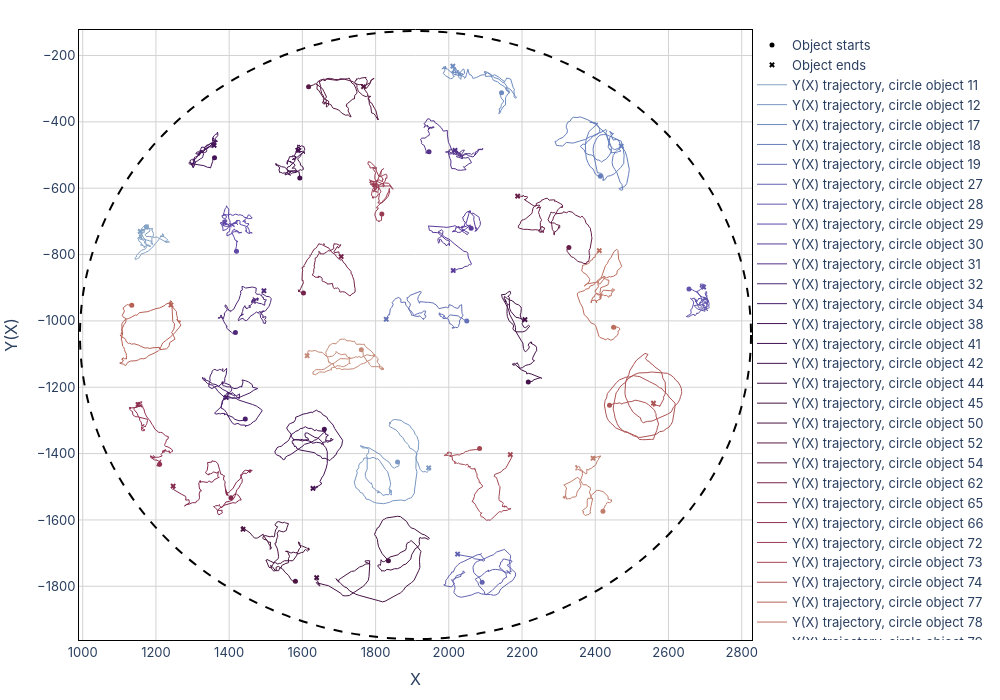

Notebook code cell kept with this figure:
### Code cell
figure = AllTrajectoriesFigure(coord_data=coord_data, colors = colors, robots_form=robots_form,  time_period=time_period, save_flag=False)
figure.space_trajectories()
#figure.temporal_trajectories()
#figure.robots_moving()

### Figure 1 — Plotly figure (JSON) as saved in the notebook; plotly's stock layout.template omitted (floating-point values rounded to 4 significant figures; data arrays with more than 128 entries replaced by an {"elided": "..."} marker saying what was removed)
{"data": [{"line": {"color": "black", "width": 1}, "marker": {"color": "black", "size": 5, "symbol": "circle"}, "mode": "markers", "name": "Object starts", "showlegend": true, "type": "scatter", "x": [null], "y": [null]}, {"line": {"color": "black", "width": 1}, "marker": {"color": "black", "size": 5, "symbol": "x"}, "mode": "markers", "name": "Object ends", "showlegend": true, "type": "scatter", "x": [null], "y": [null]}, {"line": {"color": "rgb(132, 162, 196)", "width": 1}, "mode": "lines", "name": "Y(X) trajectory, circle object 11", "type": "scatter", "x": {"elided": "200 int values"}, "xaxis": "x", "y": {"elided": "200 int values"}, "yaxis": "y"}, {"line": {"color": "black", "width": 1}, "marker": {"color": "rgb(132, 162, 196)", "size": 5, "symbol": "circle"}, "mode": "markers", "name": "Object starts", "showlegend": false, "type": "scatter", "x": [1174], "y": [-717]}, {"line": {"color": "black", "width": 1}, "marker": {"color": "rgb(132, 162, 196)", "size": 5, "symbol": "x"}, "mode": "markers", "name": "Object ends", "showlegend": false, "type": "scatter", "x": [1157], "y": [-730]}, {"line": {"color": "rgb(121, 151, 194)", "width": 1}, "mode": "lines", "name": "Y(X) trajectory, circle object 12", "type": "scatter", "x": {"elided": "200 int values"}, "xaxis": "x", "y": {"elided": "200 int values"}, "yaxis": "y"}, {"line": {"color": "black", "width": 1}, "marker": {"color": "rgb(121, 151, 194)", "size": 5, "symbol": "circle"}, "mode": "markers", "name": "Object starts", "showlegend": false, "type": "scatter", "x": [1860], "y": [-1425]}, {"line": {"color": "black", "width": 1}, "marker": {"color": "rgb(121, 151, 194)", "size": 5, "symbol": "x"}, "mode": "markers", "name": "Object ends", "showlegend": false, "type": "scatter", "x": [1945], "y": [-1443]}, {"line": {"color": "rgb(109, 139, 191)", "width": 1}, "mode": "lines", "name": "Y(X) trajectory, circle object 17", "type": "scatter", "x": {"elided": "200 int values"}, "xaxis": "x", "y": {"elided": "200 int values"}, "yaxis": "y"}, {"line": {"color": "black", "width": 1}, "marker": {"color": "rgb(109, 139, 191)", "size": 5, "symbol": "circle"}, "mode": "markers", "name": "Object starts", "showlegend": false, "type": "scatter", "x": [2144], "y": [-312]}, {"line": {"color": "black", "width": 1}, "marker": {"color": "rgb(109, 139, 191)", "size": 5, "symbol": "x"}, "mode": "markers", "name": "Object ends", "showlegend": false, "type": "scatter", "x": [2011], "y": [-232]}, {"line": {"color": "rgb(102, 127, 188)", "width": 1}, "mode": "lines", "name": "Y(X) trajectory, circle object 18", "type": "scatter", "x": {"elided": "200 int values"}, "xaxis": "x", "y": {"elided": "200 int values"}, "yaxis": "y"}, {"line": {"color": "black", "width": 1}, "marker": {"color": "rgb(102, 127, 188)", "size": 5, "symbol": "circle"}, "mode": "markers", "name": "Object starts", "showlegend": false, "type": "scatter", "x": [2414], "y": [-564]}, {"line": {"color": "black", "width": 1}, "marker": {"color": "rgb(102, 127, 188)", "size": 5, "symbol": "x"}, "mode": "markers", "name": "Object ends", "showlegend": false, "type": "scatter", "x": [2471], "y": [-473]}, {"line": {"color": "rgb(100, 113, 182)", "width": 1}, "mode": "lines", "name": "Y(X) trajectory, circle object 19", "type": "scatter", "x": {"elided": "200 int values"}, "xaxis": "x", "y": {"elided": "200 int values"}, "yaxis": "y"}, {"line": {"color": "black", "width": 1}, "marker": {"color": "rgb(100, 113, 182)", "size": 5, "symbol": "circle"}, "mode": "markers", "name": "Object starts", "showlegend": false, "type": "scatter", "x": [2049], "y": [-1000]}, {"line": {"color": "black", "width": 1}, "marker": {"color": "rgb(100, 113, 182)", "size": 5, "symbol": "x"}, "mode": "markers", "name": "Object ends", "showlegend": false, "type": "scatter", "x": [1829], "y": [-995]}, {"line": {"color": "rgb(98, 99, 177)", "width": 1}, "mode": "lines", "name": "Y(X) trajectory, circle object 27", "type": "scatter", "x": {"elided": "200 int values"}, "xaxis": "x", "y": {"elided": "200 int values"}, "yaxis": "y"}, {"line": {"color": "black", "width": 1}, "marker": {"color": "rgb(98, 99, 177)", "size": 5, "symbol": "circle"}, "mode": "markers", "name": "Object starts", "showlegend": false, "type": "scatter", "x": [2091], "y": [-1788]}, {"line": {"color": "black", "width": 1}, "marker": {"color": "rgb(98, 99, 177)", "size": 5, "symbol": "x"}, "mode": "markers", "name": "Object ends", "showlegend": false, "type": "scatter", "x": [2024], "y": [-1703]}, {"line": {"color": "rgb(97, 85, 172)", "width": 1}, "mode": "lines", "name": "Y(X) trajectory, circle object 28", "type": "scatter", "x": {"elided": "200 int values"}, "xaxis": "x", "y": {"elided": "200 int values"}, "yaxis": "y"}, {"line": {"color": "black", "width": 1}, "marker": {"color": "rgb(97, 85, 172)", "size": 5, "symbol": "circle"}, "mode": "markers", "name": "Object starts", "showlegend": false, "type": "scatter", "x": [2656], "y": [-904]}, {"line": {"color": "black", "width": 1}, "marker": {"color": "rgb(97, 85, 172)", "size": 5, "symbol": "x"}, "mode": "markers", "name": "Object ends", "showlegend": false, "type": "scatter", "x": [2696], "y": [-898]}, {"line": {"color": "rgb(95, 72, 167)", "width": 1}, "mode": "lines", "name": "Y(X) trajectory, circle object 29", "type": "scatter", "x": {"elided": "200 int values"}, "xaxis": "x", "y": {"elided": "200 int values"}, "yaxis": "y"}, {"line": {"color": "black", "width": 1}, "marker": {"color": "rgb(95, 72, 167)", "size": 5, "symbol": "circle"}, "mode": "markers", "name": "Object starts", "showlegend": false, "type": "scatter", "x": [1420], "y": [-790]}, {"line": {"color": "black", "width": 1}, "marker": {"color": "rgb(95, 72, 167)", "size": 5, "symbol": "x"}, "mode": "markers", "name": "Object ends", "showlegend": false, "type": "scatter", "x": [1388], "y": [-703]}, {"line": {"color": "rgb(90, 60, 154)", "width": 1}, "mode": "lines", "name": "Y(X) trajectory, circle object 30", "type": "scatter", "x": {"elided": "200 int values"}, "xaxis": "x", "y": {"elided": "200 int values"}, "yaxis": "y"}, {"line": {"color": "black", "width": 1}, "marker": {"color": "rgb(90, 60, 154)", "size": 5, "symbol": "circle"}, "mode": "markers", "name": "Object starts", "showlegend": false, "type": "scatter", "x": [2061], "y": [-721]}, {"line": {"color": "black", "width": 1}, "marker": {"color": "rgb(90, 60, 154)", "size": 5, "symbol": "x"}, "mode": "markers", "name": "Object ends", "showlegend": false, "type": "scatter", "x": [2012], "y": [-848]}, {"line": {"color": "rgb(84, 50, 138)", "width": 1}, "mode": "lines", "name": "Y(X) trajectory, circle object 31", "type": "scatter", "x": {"elided": "200 int values"}, "xaxis": "x", "y": {"elided": "200 int values"}, "yaxis": "y"}, {"line": {"color": "black", "width": 1}, "marker": {"color": "rgb(84, 50, 138)", "size": 5, "symbol": "circle"}, "mode": "markers", "name": "Object starts", "showlegend": false, "type": "scatter", "x": [1946], "y": [-490]}, {"line": {"color": "black", "width": 1}, "marker": {"color": "rgb(84, 50, 138)", "size": 5, "symbol": "x"}, "mode": "markers", "name": "Object ends", "showlegend": false, "type": "scatter", "x": [2017], "y": [-486]}, {"line": {"color": "rgb(78, 40, 121)", "width": 1}, "mode": "lines", "name": "Y(X) trajectory, circle object 32", "type": "scatter", "x": {"elided": "200 int values"}, "xaxis": "x", "y": {"elided": "200 int values"}, "yaxis": "y"}, {"line": {"color": "black", "width": 1}, "marker": {"color": "rgb(78, 40, 121)", "size": 5, "symbol": "circle"}, "mode": "markers", "name": "Object starts", "showlegend": false, "type": "scatter", "x": [1417], "y": [-1035]}, {"line": {"color": "black", "width": 1}, "marker": {"color": "rgb(78, 40, 121)", "size": 5, "symbol": "x"}, "mode": "markers", "name": "Object ends", "showlegend": false, "type": "scatter", "x": [1495], "y": [-909]}, {"line": {"color": "rgb(73, 29, 105)", "width": 1}, "mode": "lines", "name": "Y(X) trajectory, circle object 34", "type": "scatter", "x": {"elided": "200 int values"}, "xaxis": "x", "y": {"elided": "200 int values"}, "yaxis": "y"}, {"line": {"color": "black", "width": 1}, "marker": {"color": "rgb(73, 29, 105)", "size": 5, "symbol": "circle"}, "mode": "markers", "name": "Object starts", "showlegend": false, "type": "scatter", "x": [1444], "y": [-1296]}, {"line": {"color": "black", "width": 1}, "marker": {"color": "rgb(73, 29, 105)", "size": 5, "symbol": "x"}, "mode": "markers", "name": "Object ends", "showlegend": false, "type": "scatter", "x": [1392], "y": [-1231]}, {"line": {"color": "rgb(67, 19, 89)", "width": 1}, "mode": "lines", "name": "Y(X) trajectory, circle object 38", "type": "scatter", "x": {"elided": "200 int values"}, "xaxis": "x", "y": {"elided": "200 int values"}, "yaxis": "y"}, {"line": {"color": "black", "width": 1}, "marker": {"color": "rgb(67, 19, 89)", "size": 5, "symbol": "circle"}, "mode": "markers", "name": "Object starts", "showlegend": false, "type": "scatter", "x": [1360], "y": [-508]}, {"line": {"color": "black", "width": 1}, "marker": {"color": "rgb(67, 19, 89)", "size": 5, "symbol": "x"}, "mode": "markers", "name": "Object ends", "showlegend": false, "type": "scatter", "x": [1359], "y": [-471]}, {"line": {"color": "rgb(67, 18, 83)", "width": 1}, "mode": "lines", "name": "Y(X) trajectory, circle object 41", "type": "scatter", "x": {"elided": "200 int values"}, "xaxis": "x", "y": {"elided": "200 int values"}, "yaxis": "y"}, {"line": {"color": "black", "width": 1}, "marker": {"color": "rgb(67, 18, 83)", "size": 5, "symbol": "circle"}, "mode": "markers", "name": "Object starts", "showlegend": false, "type": "scatter", "x": [1660], "y": [-1327]}, {"line": {"color": "black", "width": 1}, "marker": {"color": "rgb(67, 18, 83)", "size": 5, "symbol": "x"}, "mode": "markers", "name": "Object ends", "showlegend": false, "type": "scatter", "x": [1629], "y": [-1505]}, {"line": {"color": "rgb(68, 18, 78)", "width": 1}, "mode": "lines", "name": "Y(X) trajectory, circle object 42", "type": "scatter", "x": {"elided": "200 int values"}, "xaxis": "x", "y": {"elided": "200 int values"}, "yaxis": "y"}, {"line": {"color": "black", "width": 1}, "marker": {"color": "rgb(68, 18, 78)", "size": 5, "symbol": "circle"}, "mode": "markers", "name": "Object starts", "showlegend": false, "type": "scatter", "x": [1593], "y": [-569]}, {"line": {"color": "black", "width": 1}, "marker": {"color": "rgb(68, 18, 78)", "size": 5, "symbol": "x"}, "mode": "markers", "name": "Object ends", "showlegend": false, "type": "scatter", "x": [1589], "y": [-486]}, {"line": {"color": "rgb(69, 19, 73)", "width": 1}, "mode": "lines", "name": "Y(X) trajectory, circle object 44", "type": "scatter", "x": {"elided": "200 int values"}, "xaxis": "x", "y": {"elided": "200 int values"}, "yaxis": "y"}, {"line": {"color": "black", "width": 1}, "marker": {"color": "rgb(69, 19, 73)", "size": 5, "symbol": "circle"}, "mode": "markers", "name": "Object starts", "showlegend": false, "type": "scatter", "x": [2217], "y": [-1184]}, {"line": {"color": "black", "width": 1}, "marker": {"color": "rgb(69, 19, 73)", "size": 5, "symbol": "x"}, "mode": "markers", "name": "Object ends", "showlegend": false, "type": "scatter", "x": [2208], "y": [-996]}, {"line": {"color": "rgb(70, 19, 68)", "width": 1}, "mode": "lines", "name": "Y(X) trajectory, circle object 45", "type": "scatter", "x": {"elided": "200 int values"}, "xaxis": "x", "y": {"elided": "200 int values"}, "yaxis": "y"}, {"line": {"color": "black", "width": 1}, "marker": {"color": "rgb(70, 19, 68)", "size": 5, "symbol": "circle"}, "mode": "markers", "name": "Object starts", "showlegend": false, "type": "scatter", "x": [1835], "y": [-1723]}, {"line": {"color": "black", "width": 1}, "marker": {"color": "rgb(70, 19, 68)", "size": 5, "symbol": "x"}, "mode": "markers", "name": "Object ends", "showlegend": false, "type": "scatter", "x": [1639], "y": [-1774]}, {"line": {"color": "rgb(73, 20, 64)", "width": 1}, "mode": "lines", "name": "Y(X) trajectory, circle object 50", "type": "scatter", "x": {"elided": "200 int values"}, "xaxis": "x", "y": {"elided": "200 int values"}, "yaxis": "y"}, {"line": {"color": "black", "width": 1}, "marker": {"color": "rgb(73, 20, 64)", "size": 5, "symbol": "circle"}, "mode": "markers", "name": "Object starts", "showlegend": false, "type": "scatter", "x": [1581], "y": [-1785]}, {"line": {"color": "black", "width": 1}, "marker": {"color": "rgb(73, 20, 64)", "size": 5, "symbol": "x"}, "mode": "markers", "name": "Object ends", "showlegend": false, "type": "scatter", "x": [1438], "y": [-1628]}, {"line": {"color": "rgb(88, 25, 68)", "width": 1}, "mode": "lines", "name": "Y(X) trajectory, circle object 52", "type": "scatter", "x": {"elided": "200 int values"}, "xaxis": "x", "y": {"elided": "200 int values"}, "yaxis": "y"}, {"line": {"color": "black", "width": 1}, "marker": {"color": "rgb(88, 25, 68)", "size": 5, "symbol": "circle"}, "mode": "markers", "name": "Object starts", "showlegend": false, "type": "scatter", "x": [1617], "y": [-294]}, {"line": {"color": "black", "width": 1}, "marker": {"color": "rgb(88, 25, 68)", "size": 5, "symbol": "x"}, "mode": "markers", "name": "Object ends", "showlegend": false, "type": "scatter", "x": [1767], "y": [-294]}, {"line": {"color": "rgb(102, 30, 71)", "width": 1}, "mode": "lines", "name": "Y(X) trajectory, circle object 54", "type": "scatter", "x": {"elided": "200 int values"}, "xaxis": "x", "y": {"elided": "200 int values"}, "yaxis": "y"}, {"line": {"color": "black", "width": 1}, "marker": {"color": "rgb(102, 30, 71)", "size": 5, "symbol": "circle"}, "mode": "markers", "name": "Object starts", "showlegend": false, "type": "scatter", "x": [2328], "y": [-779]}, {"line": {"color": "black", "width": 1}, "marker": {"color": "rgb(102, 30, 71)", "size": 5, "symbol": "x"}, "mode": "markers", "name": "Object ends", "showlegend": false, "type": "scatter", "x": [2188], "y": [-624]}, {"line": {"color": "rgb(117, 35, 74)", "width": 1}, "mode": "lines", "name": "Y(X) trajectory, circle object 62", "type": "scatter", "x": {"elided": "200 int values"}, "xaxis": "x", "y": {"elided": "200 int values"}, "yaxis": "y"}, {"line": {"color": "black", "width": 1}, "marker": {"color": "rgb(117, 35, 74)", "size": 5, "symbol": "circle"}, "mode": "markers", "name": "Object starts", "showlegend": false, "type": "scatter", "x": [1603], "y": [-916]}, {"line": {"color": "black", "width": 1}, "marker": {"color": "rgb(117, 35, 74)", "size": 5, "symbol": "x"}, "mode": "markers", "name": "Object ends", "showlegend": false, "type": "scatter", "x": [1706], "y": [-806]}, {"line": {"color": "rgb(132, 41, 78)", "width": 1}, "mode": "lines", "name": "Y(X) trajectory, circle object 65", "type": "scatter", "x": {"elided": "200 int values"}, "xaxis": "x", "y": {"elided": "200 int values"}, "yaxis": "y"}, {"line": {"color": "black", "width": 1}, "marker": {"color": "rgb(132, 41, 78)", "size": 5, "symbol": "circle"}, "mode": "markers", "name": "Object starts", "showlegend": false, "type": "scatter", "x": [1405], "y": [-1533]}, {"line": {"color": "black", "width": 1}, "marker": {"color": "rgb(132, 41, 78)", "size": 5, "symbol": "x"}, "mode": "markers", "name": "Object ends", "showlegend": false, "type": "scatter", "x": [1247], "y": [-1498]}, {"line": {"color": "rgb(145, 48, 80)", "width": 1}, "mode": "lines", "name": "Y(X) trajectory, circle object 66", "type": "scatter", "x": {"elided": "200 int values"}, "xaxis": "x", "y": {"elided": "200 int values"}, "yaxis": "y"}, {"line": {"color": "black", "width": 1}, "marker": {"color": "rgb(145, 48, 80)", "size": 5, "symbol": "circle"}, "mode": "markers", "name": "Object starts", "showlegend": false, "type": "scatter", "x": [1210], "y": [-1432]}, {"line": {"color": "black", "width": 1}, "marker": {"color": "rgb(145, 48, 80)", "size": 5, "symbol": "x"}, "mode": "markers", "name": "Object ends", "showlegend": false, "type": "scatter", "x": [1151], "y": [-1252]}, {"line": {"color": "rgb(154, 60, 82)", "width": 1}, "mode": "lines", "name": "Y(X) trajectory, circle object 72", "type": "scatter", "x": {"elided": "200 int values"}, "xaxis": "x", "y": {"elided": "200 int values"}, "yaxis": "y"}, {"line": {"color": "black", "width": 1}, "marker": {"color": "rgb(154, 60, 82)", "size": 5, "symbol": "circle"}, "mode": "markers", "name": "Object starts", "showlegend": false, "type": "scatter", "x": [1817], "y": [-678]}, {"line": {"color": "black", "width": 1}, "marker": {"color": "rgb(154, 60, 82)", "size": 5, "symbol": "x"}, "mode": "markers", "name": "Object ends", "showlegend": false, "type": "scatter", "x": [1798], "y": [-590]}, {"line": {"color": "rgb(163, 72, 83)", "width": 1}, "mode": "lines", "name": "Y(X) trajectory, circle object 73", "type": "scatter", "x": {"elided": "200 int values"}, "xaxis": "x", "y": {"elided": "200 int values"}, "yaxis": "y"}, {"line": {"color": "black", "width": 1}, "marker": {"color": "rgb(163, 72, 83)", "size": 5, "symbol": "circle"}, "mode": "markers", "name": "Object starts", "showlegend": false, "type": "scatter", "x": [2084], "y": [-1385]}, {"line": {"color": "black", "width": 1}, "marker": {"color": "rgb(163, 72, 83)", "size": 5, "symbol": "x"}, "mode": "markers", "name": "Object ends", "showlegend": false, "type": "scatter", "x": [2168], "y": [-1403]}, {"line": {"color": "rgb(173, 84, 85)", "width": 1}, "mode": "lines", "name": "Y(X) trajectory, circle object 74", "type": "scatter", "x": {"elided": "200 int values"}, "xaxis": "x", "y": {"elided": "200 int values"}, "yaxis": "y"}, {"line": {"color": "black", "width": 1}, "marker": {"color": "rgb(173, 84, 85)", "size": 5, "symbol": "circle"}, "mode": "markers", "name": "Object starts", "showlegend": false, "type": "scatter", "x": [2439], "y": [-1254]}, {"line": {"color": "black", "width": 1}, "marker": {"color": "rgb(173, 84, 85)", "size": 5, "symbol": "x"}, "mode": "markers", "name": "Object ends", "showlegend": false, "type": "scatter", "x": [2559], "y": [-1248]}, {"line": {"color": "rgb(182, 97, 86)", "width": 1}, "mode": "lines", "name": "Y(X) trajectory, circle object 77", "type": "scatter", "x": {"elided": "200 int values"}, "xaxis": "x", "y": {"elided": "200 int values"}, "yaxis": "y"}, {"line": {"color": "black", "width": 1}, "marker": {"color": "rgb(182, 97, 86)", "size": 5, "symbol": "circle"}, "mode": "markers", "name": "Object starts", "showlegend": false, "type": "scatter", "x": [1134], "y": [-953]}, {"line": {"color": "black", "width": 1}, "marker": {"color": "rgb(182, 97, 86)", "size": 5, "symbol": "x"}, "mode": "markers", "name": "Object ends", "showlegend": false, "type": "scatter", "x": [1241], "y": [-952]}, {"line": {"color": "rgb(188, 110, 94)", "width": 1}, "mode": "lines", "name": "Y(X) trajectory, circle object 78", "type": "scatter", "x": {"elided": "200 int values"}, "xaxis": "x", "y": {"elided": "200 int values"}, "yaxis": "y"}, {"line": {"color": "black", "width": 1}, "marker": {"color": "rgb(188, 110, 94)", "size": 5, "symbol": "circle"}, "mode": "markers", "name": "Object starts", "showlegend": false, "type": "scatter", "x": [2450], "y": [-1019]}, {"line": {"color": "black", "width": 1}, "marker": {"color": "rgb(188, 110, 94)", "size": 5, "symbol": "x"}, "mode": "markers", "name": "Object ends", "showlegend": false, "type": "scatter", "x": [2411], "y": [-788]}, {"line": {"color": "rgb(193, 125, 107)", "width": 1}, "mode": "lines", "name": "Y(X) trajectory, circle object 79", "type": "scatter", "x": {"elided": "200 int values"}, "xaxis": "x", "y": {"elided": "200 int values"}, "yaxis": "y"}, {"line": {"color": "black", "width": 1}, "marker": {"color": "rgb(193, 125, 107)", "size": 5, "symbol": "circle"}, "mode": "markers", "name": "Object starts", "showlegend": false, "type": "scatter", "x": [2421], "y": [-1574]}, {"line": {"color": "black", "width": 1}, "marker": {"color": "rgb(193, 125, 107)", "size": 5, "symbol": "x"}, "mode": "markers", "name": "Object ends", "showlegend": false, "type": "scatter", "x": [2394], "y": [-1414]}, {"line": {"color": "rgb(197, 139, 120)", "width": 1}, "mode": "lines", "name": "Y(X) trajectory, circle object 83", "type": "scatter", "x": {"elided": "200 int values"}, "xaxis": "x", "y": {"elided": "200 int values"}, "yaxis": "y"}, {"line": {"color": "black", "width": 1}, "marker": {"color": "rgb(197, 139, 120)", "size": 5, "symbol": "circle"}, "mode": "markers", "name": "Object starts", "showlegend": false, "type": "scatter", "x": [1761], "y": [-1087]}, {"line": {"color": "black", "width": 1}, "marker": {"color": "rgb(197, 139, 120)", "size": 5, "symbol": "x"}, "mode": "markers", "name": "Object ends", "showlegend": false, "type": "scatter", "x": [1613], "y": [-1105]}], "layout": {"font": {"family": "Inter", "size": 13}, "height": 700, "legend": {"bgcolor": "rgba(0,0,0,0)", "x": 1, "xanchor": "left", "y": 1, "yanchor": "top"}, "margin": {"b": 60, "l": 70, "r": 10, "t": 30}, "plot_bgcolor": "white", "shapes": [{"line": {"color": "black", "dash": "dash", "width": 2}, "type": "circle", "x0": 992.6, "x1": 2825.0, "xref": "x", "y0": -1959.0, "y1": -126.1, "yref": "y"}], "width": 1000, "xaxis": {"anchor": "y", "domain": [0, 1], "gridcolor": "lightgrey", "linecolor": "black", "linewidth": 1, "mirror": true, "showline": true, "title": {"text": "X"}}, "yaxis": {"anchor": "x", "domain": [0, 1], "gridcolor": "lightgrey", "linecolor": "black", "linewidth": 1, "mirror": true, "showline": true, "title": {"text": "Y(X)"}}}}
